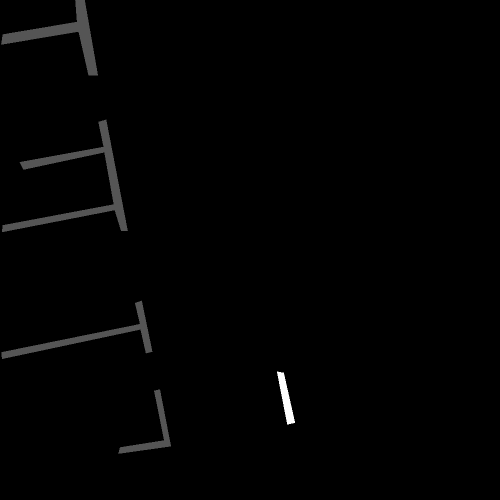
#> input picture data/pano004220.png, 1000 x 1000 px (shown at 1/2 size)
$ python image_inpainting.py
#> lines starting #> are read from the running program, lines starting #| are printed output that depends on the picture
#> in pre_proce_file_psv2, mask is the input picture: shape (1000, 1000, 3); min 0, max 3, mean 0.0275
import cv2
import numpy as np
from modelscope.outputs import OutputKeys
from modelscope.pipelines import pipeline
from modelscope.utils.constant import Tasks

#input_location = 'https://modelscope.oss-cn-beijing.aliyuncs.com/test/images/image_inpainting/image_inpainting.png'
#input_mask_location = 'https://modelscope.oss-cn-beijing.aliyuncs.com/test/images/image_inpainting/image_inpainting_mask.png'


def pre_process_mask_psv2(mask):
    mask[mask == 3] == 0   #do not modify road
    mask = mask *255
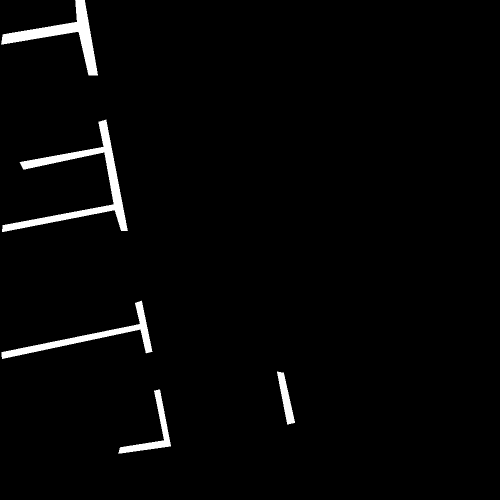
#> mask: shape (1000, 1000, 3) (shown at 1/2 size); min 0, max 255, mean 6.2
    kernel = np.ones((4, 4), np.uint8)
    mask_dilate = cv2.dilate(mask, kernel, iterations=6).astype(np.uint8)
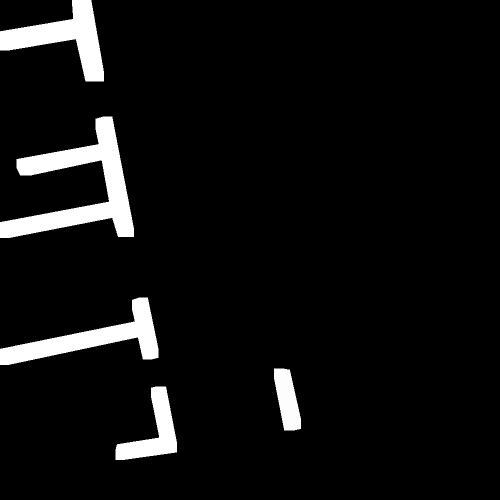
#> mask_dilate: shape (1000, 1000, 3) (shown at 1/2 size); min 0, max 255, mean 15.6

    return mask_dilate

def pre_proce_file_psv2(mask_path):
    mask = cv2.imread(mask_path)
    input_mask_locaion = mask_path.replace('.','inmask.')
    mask_out = pre_process_mask_psv2(mask)
    cv2.imwrite(input_mask_locaion,mask_out)
    return input_mask_locaion


def inpaint_image(input_image_path, input_mask_path, out_image_path):
     input_mask_location = pre_proce_file_psv2(input_mask_location_ori)

     input = {
        'img':input_location,
        'mask':input_mask_location,
        }
     image = cv2.imread(input['img'])
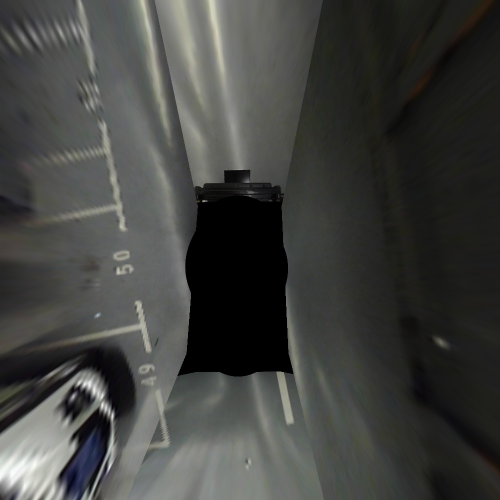
#> input picture data/pano004220.jpg, 1000 x 1000 px (shown at 1/2 size)
#> image is the input picture: shape (1000, 1000, 3); mean B, G, R 63.8, 66.6, 65.7
     image_ori_shape = image.shape[:2]
#> image_ori_shape = (1000, 1000)
     inpainting = pipeline(Tasks.image_inpainting, model='iic/cv_fft_inpainting_lama', refine=True)
     result = inpainting(input)
     vis_img = result[OutputKeys.OUTPUT_IMG]
     out_img = cv2.resize(vis_img,image_ori_shape)
     #cv2.imwrite('result_6.png', vis_img)
     cv2.imwrite(out_image_path, out_img)


if __name__ == "__main__":
    input_location = './data/pano004220.jpg'
    input_mask_location_ori = './data/pano004220.png'
    output_location = input_location.replace('.','oimage.')
    inpaint_image(input_location, input_mask_location_ori, output_location)
#> (the call stopped at in inpaint_image, `inpainting = pipeline(Tasks.image_inpainting, model='iic/cv_fft_inpain..`: modelscope is not available in this run)
